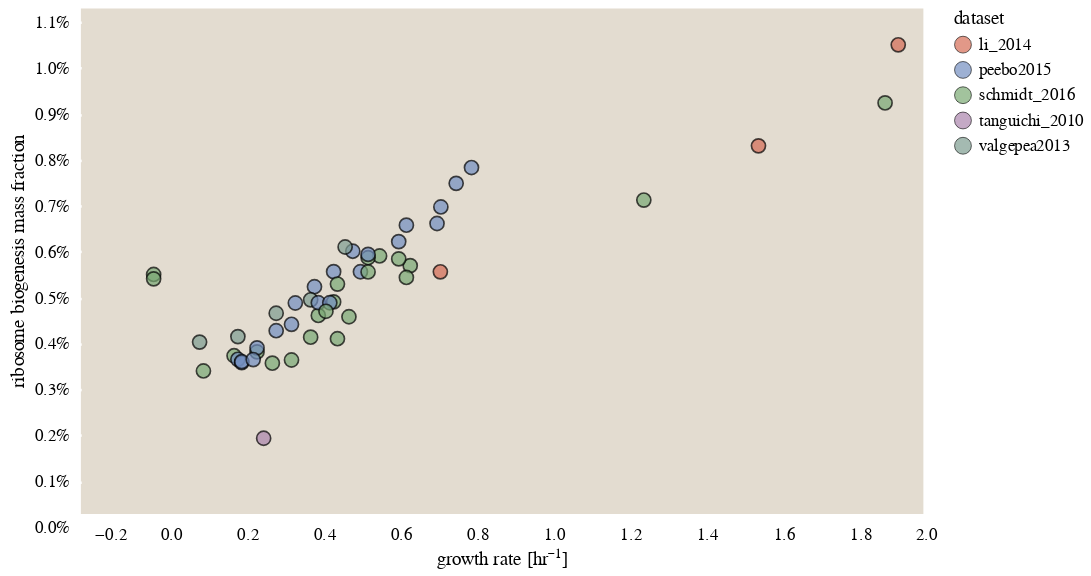

Notebook source saved alongside this figure:
### Code cell
base = alt.Chart(ribo_frac, width=500, height=300)

# Define the defaults
defaults = {'stroke':alt.value('black'),
            'strokeWidth':alt.value(1),
            'fill':'dataset', 
            'x' : alt.X('growth_rate_hr', axis=alt.Axis(title='growth rate [hr\u207b\u00b9]')),
            'tooltip':['condition', 'dataset','growth_rate_hr']} 
           
# Encode the points. 
frac_mass = base.mark_point(size=70).encode( 
        y = alt.Y('frac_mass', axis=alt.Axis(format='%', title='ribosome biogenesis mass fraction')),
        **defaults
).interactive()

frac_mass

### Figure 1 — Vega-Lite specification as saved in the notebook (floating-point values rounded to 4 significant figures)
{"$schema": "https://vega.github.io/schema/vega-lite/v3.4.0.json", "config": {"axis": {"domainColor": null, "grid": false, "labelFont": "Lucida Sans", "tickColor": "white", "tickOffset": 8, "tickWidth": 1.5, "ticks": true, "titleFont": "Lucida Sans", "titleFontWeight": 400}, "background": "white", "group": {"fill": "#E3DCD0"}, "legend": {"labelFont": "Lucida Sans", "titleFont": "Lucida Sans", "titleFontWeight": 400}, "mark": {"stroke": "black", "strokeWidth": 0.5}, "range": {"category": ["#D56C55", "#738FC1", "#7AA974", "#AB85AC", "#7E9D90", "#905426", "#EAC264"]}, "title": {"anchor": "middle", "font": "Lucida Sans", "fontWeight": 400}, "view": {"fill": "#E3DCD0", "height": 300, "strokeWidth": 0, "width": 400}}, "data": {"name": "data-d52d8dce06a53ee042f1ac0a55ffd206"}, "datasets": {"data-d52d8dce06a53ee042f1ac0a55ffd206": [{"condition": "42C", "dataset": "schmidt_2016", "frac_mass": 0.005402, "frac_size": 0.008623, "growth_rate_hr": 0.66, "ribo_mass": 45.4, "ribo_size": 40506, "tot_count": 3839255, "tot_mass": 8404.0}, {"condition": "M9_minimal_glucose_30C", "dataset": "tanguichi_2010", "frac_mass": 0.001647, "frac_size": 0.003313, "growth_rate_hr": 0.2773, "ribo_mass": 0.3056, "ribo_size": 256.0, "tot_count": 3839255, "tot_mass": 185.6}, {"condition": "MOPS complete", "dataset": "li_2014", "frac_mass": 0.01021, "frac_size": 0.01113, "growth_rate_hr": 1.934, "ribo_mass": 215.0, "ribo_size": 179304, "tot_count": 3839255, "tot_mass": 21070.0}, {"condition": "MOPS complete without methionine", "dataset": "li_2014", "frac_mass": 0.008009, "frac_size": 0.01062, "growth_rate_hr": 1.569, "ribo_mass": 112.2, "ribo_size": 96572, "tot_count": 3839255, "tot_mass": 14010.0}, {"condition": "MOPS minimal", "dataset": "li_2014", "frac_mass": 0.005269, "frac_size": 0.006667, "growth_rate_hr": 0.7387, "ribo_mass": 39.07, "ribo_size": 31875, "tot_count": 3839255, "tot_mass": 7416.0}, {"condition": "acetate", "dataset": "schmidt_2016", "frac_mass": 0.00328, "frac_size": 0.005484, "growth_rate_hr": 0.3, "ribo_mass": 21.26, "ribo_size": 18330, "tot_count": 3839255, "tot_mass": 6483.0}, {"condition": "chemostat_u0.12", "dataset": "schmidt_2016", "frac_mass": 0.003111, "frac_size": 0.004924, "growth_rate_hr": 0.12, "ribo_mass": 16.65, "ribo_size": 13272, "tot_count": 3839255, "tot_mass": 5350.0}, {"condition": "chemostat_u0.2", "dataset": "schmidt_2016", "frac_mass": 0.003442, "frac_size": 0.005507, "growth_rate_hr": 0.2, "ribo_mass": 20.2, "ribo_size": 16498, "tot_count": 3839255, "tot_mass": 5868.0}, {"condition": "chemostat_u0.35", "dataset": "schmidt_2016", "frac_mass": 0.003349, "frac_size": 0.005304, "growth_rate_hr": 0.35, "ribo_mass": 22.73, "ribo_size": 18666, "tot_count": 3839255, "tot_mass": 6786.0}, {"condition": "chemostat_u0.5", "dataset": "schmidt_2016", "frac_mass": 0.004291, "frac_size": 0.006831, "growth_rate_hr": 0.5, "ribo_mass": 32.72, "ribo_size": 27688, "tot_count": 3839255, "tot_mass": 7626.0}, {"condition": "fructose", "dataset": "schmidt_2016", "frac_mass": 0.005145, "frac_size": 0.008234, "growth_rate_hr": 0.65, "ribo_mass": 43.09, "ribo_size": 38168, "tot_count": 3839255, "tot_mass": 8374.0}, {"condition": "fumarate", "dataset": "schmidt_2016", "frac_mass": 0.00432, "frac_size": 0.007017, "growth_rate_hr": 0.42, "ribo_mass": 30.8, "ribo_size": 27101, "tot_count": 3839255, "tot_mass": 7131.0}, {"condition": "galactose", "dataset": "schmidt_2016", "frac_mass": 0.003526, "frac_size": 0.005861, "growth_rate_hr": 0.26, "ribo_mass": 21.85, "ribo_size": 19365, "tot_count": 3839255, "tot_mass": 6196.0}, {"condition": "glucosamine", "dataset": "schmidt_2016", "frac_mass": 0.004614, "frac_size": 0.007318, "growth_rate_hr": 0.46, "ribo_mass": 34.01, "ribo_size": 30040, "tot_count": 3839255, "tot_mass": 7370.0}, {"condition": "glucose", "dataset": "schmidt_2016", "frac_mass": 0.005613, "frac_size": 0.008911, "growth_rate_hr": 0.58, "ribo_mass": 44.93, "ribo_size": 40214, "tot_count": 3839255, "tot_mass": 8004.0}, {"condition": "glucose_minimal", "dataset": "peebo2015", "frac_mass": 0.003364, "frac_size": 0.005574, "growth_rate_hr": 0.21, "ribo_mass": 23.42, "ribo_size": 21410.0, "tot_count": 3839255, "tot_mass": 6962.0}, {"condition": "glucose_minimal", "dataset": "peebo2015", "frac_mass": 0.003291, "frac_size": 0.005469, "growth_rate_hr": 0.22, "ribo_mass": 23.12, "ribo_size": 21100.0, "tot_count": 3839255, "tot_mass": 7025.0}, {"condition": "glucose_minimal", "dataset": "peebo2015", "frac_mass": 0.003614, "frac_size": 0.005944, "growth_rate_hr": 0.26, "ribo_mass": 24.81, "ribo_size": 22720.0, "tot_count": 3839255, "tot_mass": 6865.0}, {"condition": "glucose_minimal", "dataset": "peebo2015", "frac_mass": 0.003986, "frac_size": 0.006486, "growth_rate_hr": 0.31, "ribo_mass": 27.68, "ribo_size": 25270.0, "tot_count": 3839255, "tot_mass": 6944.0}, {"condition": "glucose_minimal", "dataset": "peebo2015", "frac_mass": 0.00459, "frac_size": 0.007313, "growth_rate_hr": 0.36, "ribo_mass": 29.87, "ribo_size": 27430.0, "tot_count": 3839255, "tot_mass": 6507.0}, {"condition": "glucose_minimal", "dataset": "peebo2015", "frac_mass": 0.004944, "frac_size": 0.00787, "growth_rate_hr": 0.41, "ribo_mass": 31.83, "ribo_size": 29260.0, "tot_count": 3839255, "tot_mass": 6438.0}, {"condition": "glucose_minimal", "dataset": "peebo2015", "frac_mass": 0.005272, "frac_size": 0.00833, "growth_rate_hr": 0.46, "ribo_mass": 33.42, "ribo_size": 30830.0, "tot_count": 3839255, "tot_mass": 6340.0}, {"condition": "glucose_minimal", "dataset": "peebo2015", "frac_mass": 0.005716, "frac_size": 0.008904, "growth_rate_hr": 0.51, "ribo_mass": 35.0, "ribo_size": 32210.0, "tot_count": 3839255, "tot_mass": 6123.0}, {"condition": "glucose_minimal", "dataset": "valgepea2013", "frac_mass": 0.003739, "frac_size": 0.005827, "growth_rate_hr": 0.11, "ribo_mass": 12.7, "ribo_size": 10509, "tot_count": 3839255, "tot_mass": 3395.0}, {"condition": "glucose_minimal", "dataset": "valgepea2013", "frac_mass": 0.003858, "frac_size": 0.006095, "growth_rate_hr": 0.21, "ribo_mass": 15.93, "ribo_size": 13265, "tot_count": 3839255, "tot_mass": 4130.0}, {"condition": "glucose_minimal", "dataset": "valgepea2013", "frac_mass": 0.004367, "frac_size": 0.006918, "growth_rate_hr": 0.31, "ribo_mass": 23.83, "ribo_size": 20172, "tot_count": 3839255, "tot_mass": 5458.0}, {"condition": "glucose_minimal", "dataset": "valgepea2013", "frac_mass": 0.004659, "frac_size": 0.00733, "growth_rate_hr": 0.4, "ribo_mass": 29.06, "ribo_size": 24971, "tot_count": 3839255, "tot_mass": 6238.0}, {"condition": "glucose_minimal", "dataset": "valgepea2013", "frac_mass": 0.005808, "frac_size": 0.009105, "growth_rate_hr": 0.49, "ribo_mass": 39.95, "ribo_size": 34957, "tot_count": 3839255, "tot_mass": 6879.0}, {"condition": "glycerol", "dataset": "schmidt_2016", "frac_mass": 0.005002, "frac_size": 0.008013, "growth_rate_hr": 0.47, "ribo_mass": 36.99, "ribo_size": 32871, "tot_count": 3839255, "tot_mass": 7394.0}, {"condition": "glycerol_pAA", "dataset": "schmidt_2016", "frac_mass": 0.00683, "frac_size": 0.01042, "growth_rate_hr": 1.27, "ribo_mass": 74.56, "ribo_size": 67473, "tot_count": 3839255, "tot_mass": 10920.0}, {"condition": "lb_miller", "dataset": "schmidt_2016", "frac_mass": 0.008943, "frac_size": 0.01277, "growth_rate_hr": 1.9, "ribo_mass": 110.1, "ribo_size": 98730, "tot_count": 3839255, "tot_mass": 12310.0}, {"condition": "mannose", "dataset": "schmidt_2016", "frac_mass": 0.003813, "frac_size": 0.006155, "growth_rate_hr": 0.47, "ribo_mass": 28.34, "ribo_size": 24641, "tot_count": 3839255, "tot_mass": 7434.0}, {"condition": "osmotic_stress_glucose", "dataset": "schmidt_2016", "frac_mass": 0.005575, "frac_size": 0.008574, "growth_rate_hr": 0.55, "ribo_mass": 43.31, "ribo_size": 39377, "tot_count": 3839255, "tot_mass": 7769.0}, {"condition": "pH6", "dataset": "schmidt_2016", "frac_mass": 0.005549, "frac_size": 0.008606, "growth_rate_hr": 0.63, "ribo_mass": 44.56, "ribo_size": 40179, "tot_count": 3839255, "tot_mass": 8029.0}, {"condition": "pyruvate", "dataset": "schmidt_2016", "frac_mass": 0.003846, "frac_size": 0.006354, "growth_rate_hr": 0.4, "ribo_mass": 26.93, "ribo_size": 23639, "tot_count": 3839255, "tot_mass": 7002.0}, {"condition": "rich", "dataset": "peebo2015", "frac_mass": 0.003315, "frac_size": 0.005459, "growth_rate_hr": 0.22, "ribo_mass": 22.38, "ribo_size": 20480.0, "tot_count": 3839255, "tot_mass": 6750.0}, {"condition": "rich", "dataset": "peebo2015", "frac_mass": 0.003359, "frac_size": 0.005688, "growth_rate_hr": 0.25, "ribo_mass": 22.43, "ribo_size": 21160.0, "tot_count": 3839255, "tot_mass": 6677.0}, {"condition": "rich", "dataset": "peebo2015", "frac_mass": 0.004126, "frac_size": 0.006712, "growth_rate_hr": 0.35, "ribo_mass": 28.5, "ribo_size": 26200.0, "tot_count": 3839255, "tot_mass": 6906.0}, {"condition": "rich", "dataset": "peebo2015", "frac_mass": 0.004596, "frac_size": 0.007343, "growth_rate_hr": 0.42, "ribo_mass": 31.92, "ribo_size": 29390.0, "tot_count": 3839255, "tot_mass": 6945.0}, {"condition": "rich", "dataset": "peebo2015", "frac_mass": 0.004595, "frac_size": 0.00751, "growth_rate_hr": 0.45, "ribo_mass": 31.84, "ribo_size": 29990.0, "tot_count": 3839255, "tot_mass": 6929.0}, {"condition": "rich", "dataset": "peebo2015", "frac_mass": 0.00527, "frac_size": 0.008383, "growth_rate_hr": 0.53, "ribo_mass": 36.66, "ribo_size": 33990.0, "tot_count": 3839255, "tot_mass": 6957.0}, {"condition": "rich", "dataset": "peebo2015", "frac_mass": 0.005648, "frac_size": 0.008896, "growth_rate_hr": 0.55, "ribo_mass": 37.46, "ribo_size": 34620.0, "tot_count": 3839255, "tot_mass": 6632.0}, {"condition": "rich", "dataset": "peebo2015", "frac_mass": 0.005926, "frac_size": 0.009185, "growth_rate_hr": 0.63, "ribo_mass": 40.12, "ribo_size": 37120.0, "tot_count": 3839255, "tot_mass": 6771.0}, {"condition": "rich", "dataset": "peebo2015", "frac_mass": 0.006283, "frac_size": 0.009706, "growth_rate_hr": 0.65, "ribo_mass": 41.02, "ribo_size": 38050.0, "tot_count": 3839255, "tot_mass": 6528.0}, {"condition": "rich", "dataset": "peebo2015", "frac_mass": 0.00632, "frac_size": 0.00979, "growth_rate_hr": 0.73, "ribo_mass": 41.63, "ribo_size": 38610.0, "tot_count": 3839255, "tot_mass": 6588.0}, {"condition": "rich", "dataset": "peebo2015", "frac_mass": 0.00668, "frac_size": 0.01029, "growth_rate_hr": 0.74, "ribo_mass": 42.05, "ribo_size": 39460.0, "tot_count": 3839255, "tot_mass": 6295.0}, {"condition": "rich", "dataset": "peebo2015", "frac_mass": 0.007194, "frac_size": 0.01085, "growth_rate_hr": 0.78, "ribo_mass": 44.68, "ribo_size": 41480.0, "tot_count": 3839255, "tot_mass": 6211.0}, {"condition": "rich", "dataset": "peebo2015", "frac_mass": 0.007538, "frac_size": 0.01145, "growth_rate_hr": 0.82, "ribo_mass": 43.54, "ribo_size": 40920.0, "tot_count": 3839255, "tot_mass": 5776.0}, {"condition": "stationary_1day", "dataset": "schmidt_2016", "frac_mass": 0.005211, "frac_size": 0.00778, "growth_rate_hr": -0.01, "ribo_mass": 22.7, "ribo_size": 20495, "tot_count": 3839255, "tot_mass": 4357.0}, {"condition": "stationary_3day", "dataset": "schmidt_2016", "frac_mass": 0.005115, "frac_size": 0.007829, "growth_rate_hr": -0.01, "ribo_mass": 22.33, "ribo_size": 20151, "tot_count": 3839255, "tot_mass": 4365.0}, {"condition": "succinate", "dataset": "schmidt_2016", "frac_mass": 0.004409, "frac_size": 0.007188, "growth_rate_hr": 0.44, "ribo_mass": 32.09, "ribo_size": 28493, "tot_count": 3839255, "tot_mass": 7278.0}, {"condition": "xylose", "dataset": "schmidt_2016", "frac_mass": 0.005265, "frac_size": 0.008419, "growth_rate_hr": 0.55, "ribo_mass": 41.43, "ribo_size": 37142, "tot_count": 3839255, "tot_mass": 7868.0}]}, "encoding": {"fill": {"field": "dataset", "type": "nominal"}, "stroke": {"value": "black"}, "strokeWidth": {"value": 1}, "tooltip": [{"field": "condition", "type": "nominal"}, {"field": "dataset", "type": "nominal"}, {"field": "growth_rate_hr", "type": "quantitative"}], "x": {"axis": {"title": "growth rate [hr⁻¹]"}, "field": "growth_rate_hr", "type": "quantitative"}, "y": {"axis": {"format": "%", "title": "ribosome biogenesis mass fraction"}, "field": "frac_mass", "type": "quantitative"}}, "height": 300, "mark": {"size": 70, "type": "point"}, "selection": {"selector207": {"bind": "scales", "encodings": ["x", "y"], "type": "interval"}}, "width": 500}
